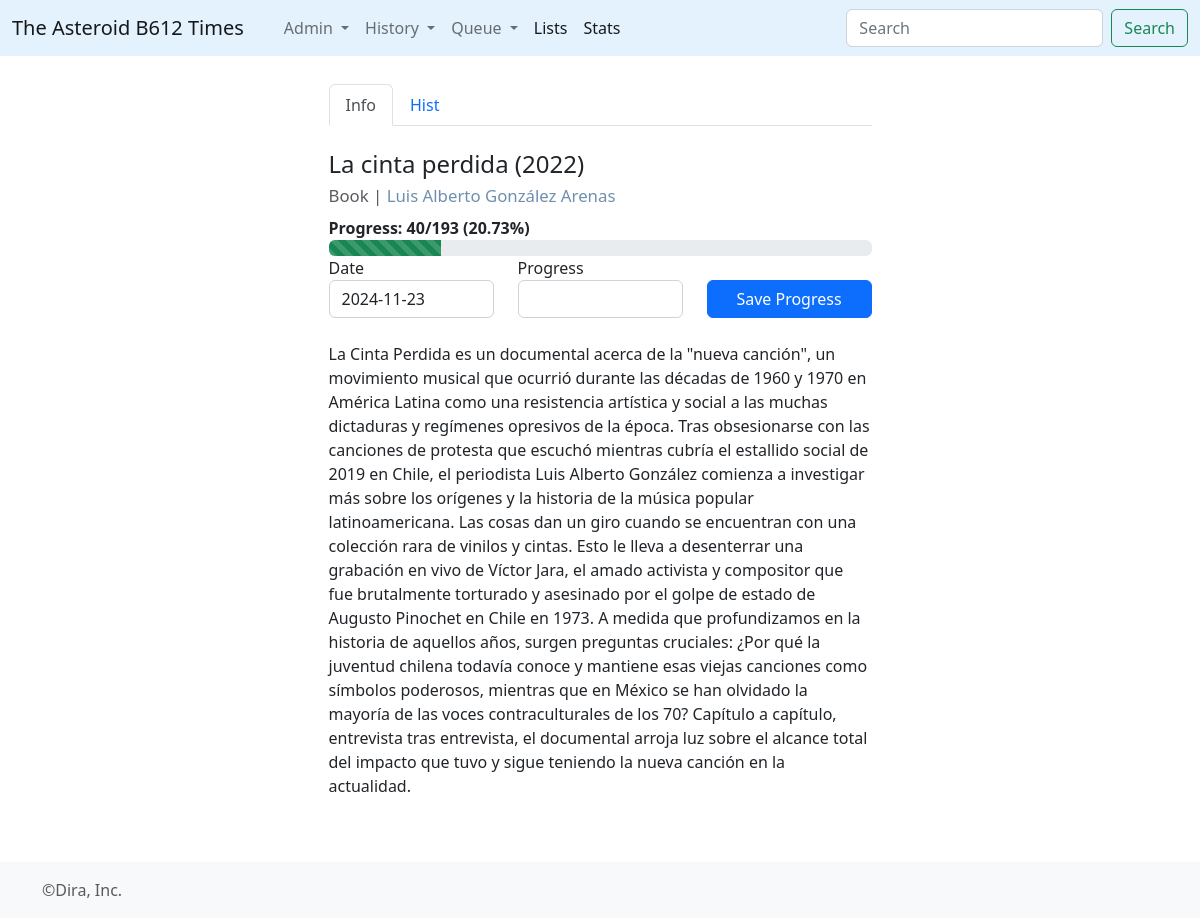
Page /book/372 on the committed database.
### times/models.py (models this page shows, shortened)
class Book(models.Model):
	title = models.CharField(max_length=512)
	orig_lan = models.CharField(max_length=2)
	info = models.TextField()
	pub_year = models.IntegerField()
	wtype = models.ForeignKey(WikiType,on_delete=models.CASCADE)
	@property
	def cleantext(self):
		n_corte = self.info.find('==headtext==')
		if n_corte == -1:
			return self.info
		else:
			return self.info.replace('==headtext==','')
	@property
	def titulo(self):
		return self.title+' ('+ str(self.pub_year) +')'
	@property
	def authors_links(self):
		creds = Credito.objects.filter(ctype__id__in=[1,5,6,7],media_type=1,media_id=self.id)
		enlaces = ""
		for c in creds:
			enlaces = enlaces + "<a href='/wiki/"+str(c.persona.id)+"' style='text-decoration:none; color:#6F8FAF;'>"+c.persona.title+"</a>,&nbsp;"
		return enlaces[:-7]
	@property
	def mainPic(self):
		npics = BookMedia.objects.filter(libro__id=self.id,imgtype=1).count()
		if npics == 0:
			return None
		else:
			pks = BookMedia.objects.filter(libro__id=self.id,imgtype=1).values_list('pk', flat=True)
			random_pk = choice(pks)
			ppic = BookMedia.objects.get(pk=random_pk)
			return ppic.imagen.url

class WikiType(models.Model):
	category = models.CharField(max_length=255)

class Credito(models.Model):
	ctype = models.ForeignKey(CreditType,on_delete=models.CASCADE)
	persona = models.ForeignKey(Wiki,on_delete=models.CASCADE)
	media_type = models.IntegerField()
	media_id = models.IntegerField()

class Wiki(models.Model):
	wtype = models.ForeignKey(WikiType,on_delete=models.CASCADE)
	title = models.CharField(max_length=512)
	info = models.TextField()
	created_at = models.DateTimeField(auto_now=True)
	updated_at = models.DateTimeField(null=True,blank=True)

class ProgressBar(models.Model):
	libro = models.ForeignKey(Book,on_delete=models.CASCADE)
	units = models.CharField(max_length=50)
	cantidad = models.IntegerField()
	avance = models.IntegerField(blank=True,default=0)
	fecha_inicio = models.DateField()
	@property
	def prct_prog(self):
		return round(self.avance/self.cantidad*100.00,2)

### times/views.py (the view)
# urls.py: path('book/<bookid>', views.book, name='book'),
def book(request,bookid):
	this_book = Book.objects.get(pk=int(bookid))
	wtypes = WikiType.objects.all()
	related_wikis = MediaWiki.objects.filter(media_type=1, media_id=this_book.id).order_by('-id')
	listas = BookList.objects.all().order_by('listname')
	barras = ProgressBar.objects.filter(libro=this_book,avance__lt=F('cantidad'))
	return render(request,'view-book.html',{'this_book':this_book,'wtypes':wtypes,'relw':related_wikis,'blistas':listas,'barras':barras})

### times/templates/view-book.html (shortened to what this page needs)
{% extends 'base_forms.html' %}
{% block contenido %}
<ul class="nav nav-tabs" id="myTab" role="tablist">
  <li class="nav-item" role="presentation">
    <button class="nav-link active" id="home-tab" data-bs-toggle="tab" data-bs-target="#home" type="button" role="tab" aria-controls="home" aria-selected="true">Info</button>
  </li>
  <li class="nav-item" role="presentation">
    <button class="nav-link" id="profile-tab" data-bs-toggle="tab" data-bs-target="#profile" type="button" role="tab" aria-controls="profile" aria-selected="false">Hist</button>
  </li>
</ul>
<div class="tab-content" id="myTabContent">
  <div class="tab-pane fade show active" id="home" role="tabpanel" aria-labelledby="home-tab">
  	<br>
  	<article class="blog-post">
	<h4>{{this_book.titulo}} <br><small class="text-muted" style="font-size: 0.7em; font-weight: normal;">{{this_book.wtype.category|capfirst}} | {{this_book.authors_links|safe}}</small></h4>
	{% if barras %}
		{%for b in barras%}
		<b>Progress: {{b.avance}}/{{b.cantidad}} ({{b.prct_prog}}%)</b>
			<div class="progress">
          <div class="progress-bar progress-bar-striped bg-success" role="progressbar" style="width:{{b.prct_prog}}%;" aria-valuenow="25" aria-valuemin="0" aria-valuemax="100"></div>
       </div>
       	<form method="POST" action="{% url 'saveprogress' %}">
					  <div class="row">
					  <div class="form-group col-sm-4">
					    <label for="exampleFormControlInput1">Date</label>
					    <input type = "text" value="{% now 'Y-m-d' %}" name="fecha" class="form-control" id="exampleFormControlInput1">
					  </div>
					  <div class="form-group col-sm-4">
					    <label for="exampleFormControlInput1">Progress</label>
					    <input type = "text" name="progress" class="form-control" id="exampleFormControlInput1">
					  </div>
					  <div class="form-group col-sm-4">
					   <br>
					    <button type="submit" class="btn btn-primary" style="width:100%">Save Progress</button>
					  </div>
					</div>
					  <br>
					</form>
		{%endfor%}
	{%endif%}
	{{this_book.cleantext|linebreaks}}
</article>
  </div>
</div>
{% endblock%}

### static/css/blog.css (style rules this page uses)
.blog-post { margin-bottom: 4rem; }

### rows in the picture
Book: titulo "La cinta perdida (2022)", wtype.category "Book", authors_links "Luis Alberto González Arenas", cleantext "La Cinta Perdida es un documental acerca de la \"nueva canción\", un movimiento musical que ocurrió durante las décadas de 1960 y 1970 en América Latina como una resistencia artística y social a las muchas dictaduras y regímenes opresivos de la época. Tras obsesionarse con las canciones de protesta que escuchó mientras cubría el estallido social de 2019 en Chile, el periodista Luis Alberto González comienza a investigar más sobre los orígenes y la historia de la música popular latinoamericana. Las cosas dan un giro cuando se encuentran con una colección rara de vinilos y cintas. Esto le lleva a desenterrar una grabación en vivo de Víctor Jara, el amado activista y compositor que fue…"
ProgressBar: avance "40", cantidad "193", prct_prog "20.73"
